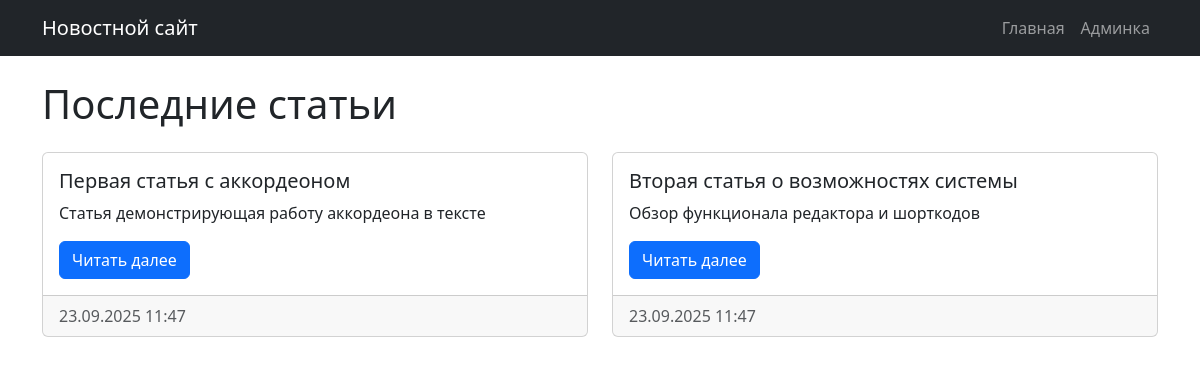
Before: / with the older database file.
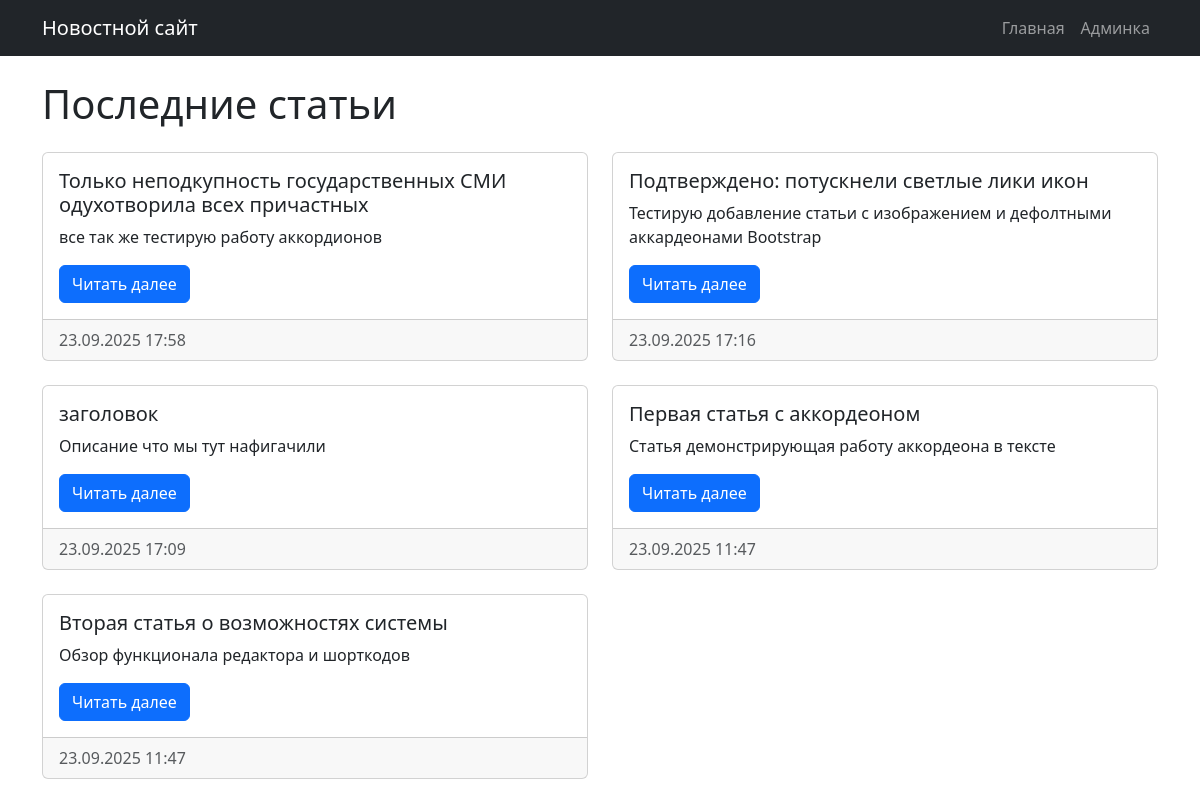
After: the same page with the newer database file.
### tables this page shows
CREATE TABLE articles (
    id INTEGER PRIMARY KEY AUTOINCREMENT,
    title TEXT NOT NULL,
    content TEXT NOT NULL,
    short_description TEXT,
    created_at DATETIME DEFAULT CURRENT_TIMESTAMP,
    updated_at DATETIME DEFAULT CURRENT_TIMESTAMP
);

### includes/functions.php (called while the page is built, shortened)
<?php
function getAllArticles() {
    $db = new Database();
    $pdo = $db->getConnection();
    $stmt = $pdo->query("SELECT * FROM articles ORDER BY created_at DESC");
    return $stmt->fetchAll(PDO::FETCH_ASSOC);
}
function truncateText($text, $length = 150) {
    return $text;
}
?>

### index.php (the view, shortened to what this page needs)
<?php
require_once 'includes/functions.php';
$articles = getAllArticles();
?>
<?php include 'includes/header.php'; ?>
<h1 class="mb-4">Последние статьи</h1>
<div class="row">
    <?php foreach ($articles as $article): ?>
    <div class="col-md-6 mb-4">
        <div class="card">
            <div class="card-body">
                <h5 class="card-title"><?php echo htmlspecialchars($article['title']); ?></h5>
                <p class="card-text"><?php echo truncateText($article['short_description'] ?: $article['content']); ?></p>
                <a href="article.php?id=<?php echo $article['id']; ?>" class="btn btn-primary">Читать далее</a>
            </div>
            <div class="card-footer text-muted">
                <?php echo date('d.m.Y H:i', strtotime($article['created_at'])); ?>
            </div>
        </div>
    </div>
    <?php endforeach; ?>
</div>
<?php include 'includes/footer.php'; ?>

### includes/header.php (shortened to what this page needs)
<!DOCTYPE html>
<html lang="ru">
<head>
    <link href="../assets/css/bootstrap.min.css" rel="stylesheet">
    <link href="../assets/css/vendors/quill.snow.css" rel="stylesheet">
</head>
<body>
    <nav class="navbar navbar-expand-lg navbar-dark bg-dark">
        <div class="container">
            <a class="navbar-brand" href="index.php">Новостной сайт</a>
            <div class="navbar-nav">
                <a class="nav-link" href="../index.php">Главная</a>
                <a class="nav-link" href="index.php">Админка</a>
            </div>
        </div>
    </nav>
    <div class="container mt-4">

### includes/footer.php (shortened to what this page needs)
    </div>
</body>
</html>

Changed rows visible on the page:
added articles: title "Только неподкупность государственных СМИ одухотворила всех причастных", short_description "все так же тестирую работу аккордионов", created_at "23.09.2025 17:58"
added articles: title "Подтверждено: потускнели светлые лики икон", short_description "Тестирую добавление статьи с изображением и дефолтными аккардеонами Bootstrap", created_at "23.09.2025 17:16"
added articles: title "заголовок", short_description "Описание что мы тут нафигачили", created_at "23.09.2025 17:09"
